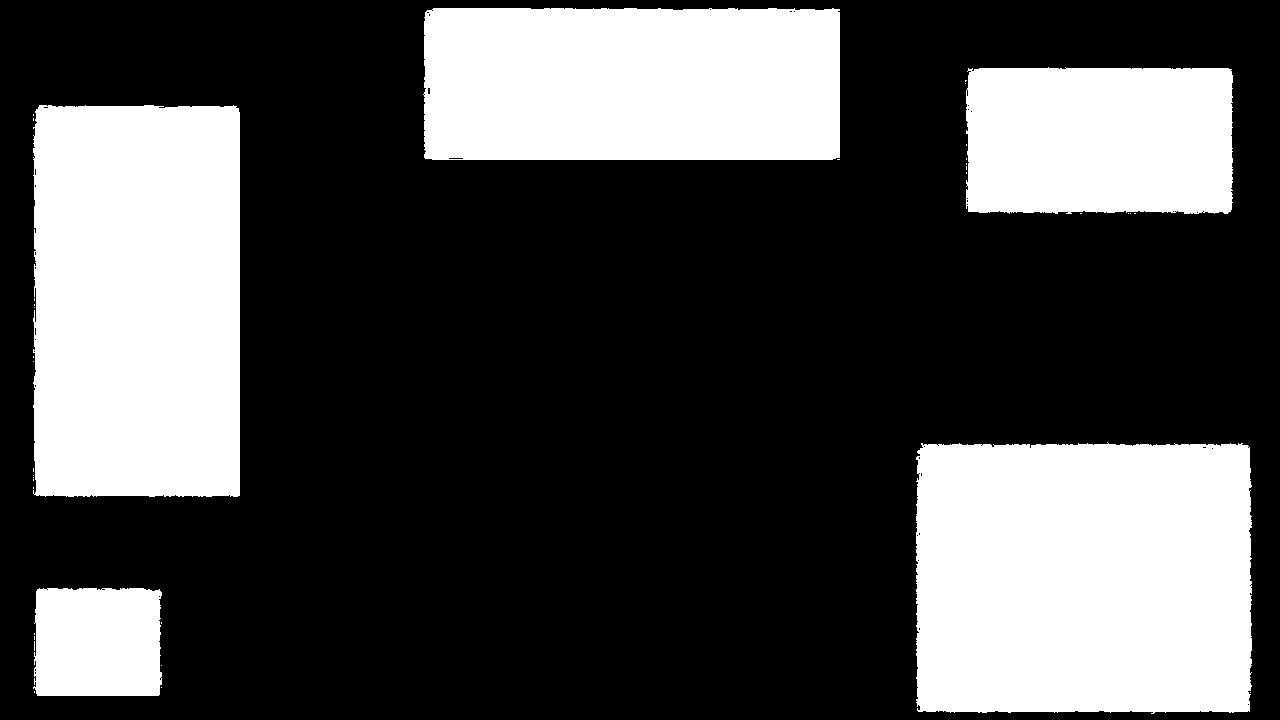
#> input picture camera_movement_analysis/static_mask.png, 1280 x 720 px, found by its file name
$ python test_consecutive.py
#> lines starting #> are read from the running program, lines starting #| are printed output that depends on the picture; after the words box and inside, x2 and y2 are one past the last pixel; in counts of white or black regions, pixels touching at a corner belong together
import cv2
import numpy as np

# Load static mask and dilate it
static_mask_img = cv2.imread("/home/egli/.gemini/antigravity/brain/c389e7ca-d9dd-451a-9838-cf1dec287928/scratch/static_mask.png", cv2.IMREAD_GRAYSCALE)
#> static_mask_img: shape (720, 1280); 30.8% white; 37 white regions (32 under 20 px), largest, box (x1, y1, x2, y2) and area: (916, 442, 1252, 714) 89298, (33, 105, 240, 497) 80150, (423, 8, 840, 160) 62849, (966, 67, 1233, 214) 38240, (33, 588, 162, 696) 13402
kernel = np.ones((15, 15), np.uint8)
dilated_mask = cv2.dilate(static_mask_img, kernel, iterations=1)
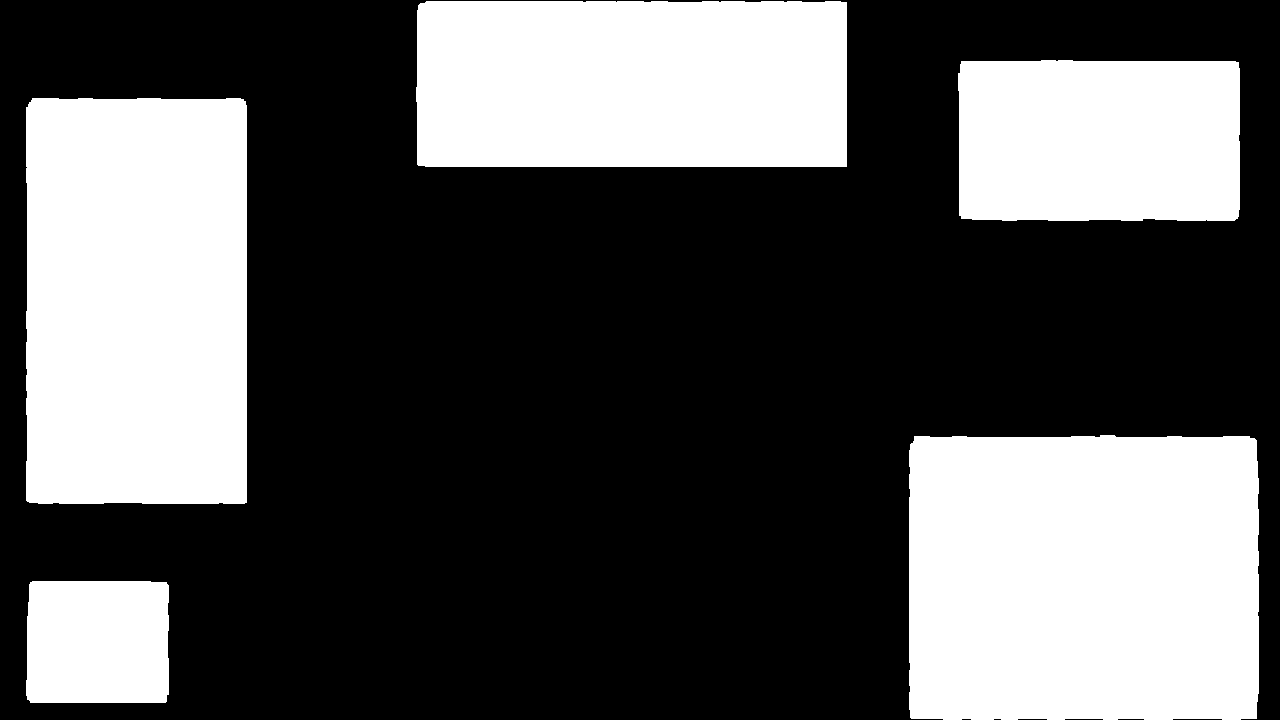
#> dilated_mask: shape (720, 1280); 34.9% white; 5 white regions, box (x1, y1, x2, y2) and area: (909, 435, 1259, 720) 98734, (26, 98, 247, 504) 89281, (416, 1, 847, 167) 71264, (958, 60, 1240, 221) 44785, (26, 581, 169, 703) 17192
analysis_mask = cv2.bitwise_not(dilated_mask)
h, w = analysis_mask.shape
#> h = 720; w = 1280
cv2.circle(analysis_mask, (w//2, h//2), 120, 0, -1)
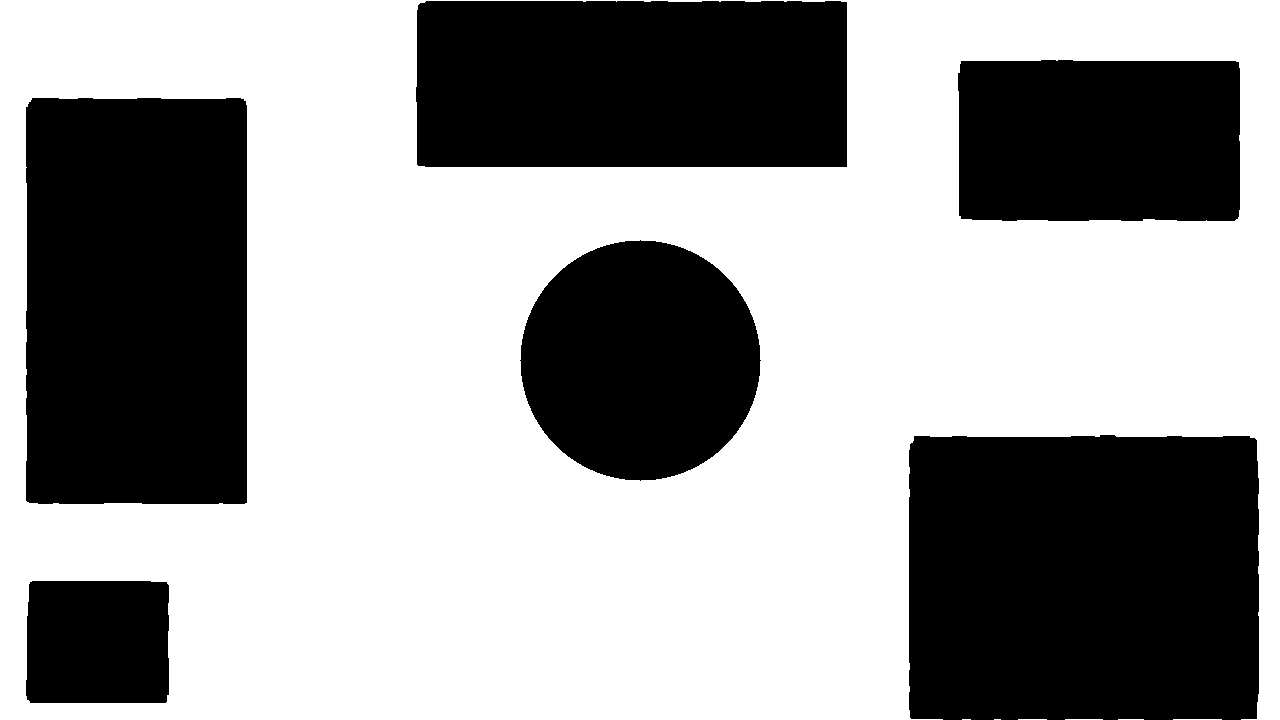
#> analysis_mask: shape (720, 1280); 60.2% white; 6 black regions, box (x1, y1, x2, y2) and area: (909, 435, 1259, 720) 98734, (26, 98, 247, 504) 89281, (416, 1, 847, 167) 71264, (520, 240, 761, 481) 45225, (958, 60, 1240, 221) 44785, (26, 581, 169, 703) 17192

video_path = "/home/egli/development/uapvideos/clip.mp4"
#> (the run stopped early here; a loop or call above may not have finished)
